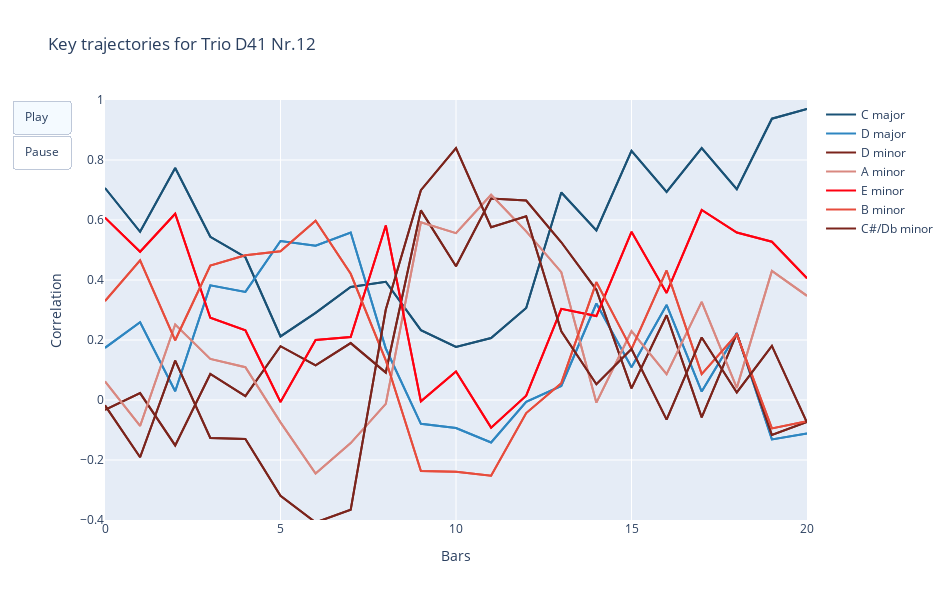

Here is the notebook cell this chart was saved with:
### Code cell
key_traj_interactive(24, title="Key trajectories for Trio D41 Nr.12")

### Figure 1 — Plotly figure (JSON) as saved in the notebook; plotly's stock layout.template omitted (floating-point values rounded to 4 significant figures)
{"data": [{"line": {"color": "#1a5276 "}, "mode": "lines", "showlegend": false, "type": "scatter", "x": [0, 1, 2, 3, 4, 5, 6, 7, 8, 9, 10, 11, 12, 13, 14, 15, 16, 17, 18, 19, 20], "y": [0.7066, 0.5606, 0.7731, 0.544, 0.4759, 0.212, 0.2903, 0.3768, 0.3941, 0.2327, 0.1766, 0.2066, 0.3068, 0.6915, 0.5655, 0.8303, 0.6938, 0.8396, 0.7025, 0.9376, 0.9698]}, {"line": {"color": "#1a5276 "}, "mode": "lines", "name": "C major", "type": "scatter", "x": [0, 1, 2, 3, 4, 5, 6, 7, 8, 9, 10, 11, 12, 13, 14, 15, 16, 17, 18, 19, 20], "y": [0.7066, 0.5606, 0.7731, 0.544, 0.4759, 0.212, 0.2903, 0.3768, 0.3941, 0.2327, 0.1766, 0.2066, 0.3068, 0.6915, 0.5655, 0.8303, 0.6938, 0.8396, 0.7025, 0.9376, 0.9698]}, {"line": {"color": " #2e86c1 "}, "mode": "lines", "showlegend": false, "type": "scatter", "x": [0, 1, 2, 3, 4, 5, 6, 7, 8, 9, 10, 11, 12, 13, 14, 15, 16, 17, 18, 19, 20], "y": [0.1738, 0.2593, 0.02901, 0.3822, 0.3603, 0.5299, 0.5143, 0.5582, 0.1715, -0.07947, -0.09335, -0.1417, -0.00609, 0.04686, 0.3217, 0.1092, 0.317, 0.02826, 0.2229, -0.1314, -0.1118]}, {"line": {"color": " #2e86c1 "}, "mode": "lines", "name": "D major", "type": "scatter", "x": [0, 1, 2, 3, 4, 5, 6, 7, 8, 9, 10, 11, 12, 13, 14, 15, 16, 17, 18, 19, 20], "y": [0.1738, 0.2593, 0.02901, 0.3822, 0.3603, 0.5299, 0.5143, 0.5582, 0.1715, -0.07947, -0.09335, -0.1417, -0.00609, 0.04686, 0.3217, 0.1092, 0.317, 0.02826, 0.2229, -0.1314, -0.1118]}, {"line": {"color": " #7b241c "}, "mode": "lines", "showlegend": false, "type": "scatter", "x": [0, 1, 2, 3, 4, 5, 6, 7, 8, 9, 10, 11, 12, 13, 14, 15, 16, 17, 18, 19, 20], "y": [-0.0325, 0.02293, -0.1514, 0.08669, 0.01284, 0.1792, 0.1152, 0.1896, 0.0915, 0.6322, 0.4461, 0.6713, 0.665, 0.5257, 0.3672, 0.03887, 0.2825, -0.05794, 0.2213, -0.1169, -0.07285]}, {"line": {"color": " #7b241c "}, "mode": "lines", "name": "D minor", "type": "scatter", "x": [0, 1, 2, 3, 4, 5, 6, 7, 8, 9, 10, 11, 12, 13, 14, 15, 16, 17, 18, 19, 20], "y": [-0.0325, 0.02293, -0.1514, 0.08669, 0.01284, 0.1792, 0.1152, 0.1896, 0.0915, 0.6322, 0.4461, 0.6713, 0.665, 0.5257, 0.3672, 0.03887, 0.2825, -0.05794, 0.2213, -0.1169, -0.07285]}, {"line": {"color": " #d98880 "}, "mode": "lines", "showlegend": false, "type": "scatter", "x": [0, 1, 2, 3, 4, 5, 6, 7, 8, 9, 10, 11, 12, 13, 14, 15, 16, 17, 18, 19, 20], "y": [0.06188, -0.08662, 0.2517, 0.137, 0.1094, -0.07469, -0.245, -0.1437, -0.01286, 0.592, 0.556, 0.6843, 0.5621, 0.426, -0.008807, 0.2293, 0.08586, 0.3271, 0.04048, 0.4301, 0.3473]}, {"line": {"color": " #d98880 "}, "mode": "lines", "name": "A minor", "type": "scatter", "x": [0, 1, 2, 3, 4, 5, 6, 7, 8, 9, 10, 11, 12, 13, 14, 15, 16, 17, 18, 19, 20], "y": [0.06188, -0.08662, 0.2517, 0.137, 0.1094, -0.07469, -0.245, -0.1437, -0.01286, 0.592, 0.556, 0.6843, 0.5621, 0.426, -0.008807, 0.2293, 0.08586, 0.3271, 0.04048, 0.4301, 0.3473]}, {"line": {"color": "#FF0010"}, "mode": "lines", "showlegend": false, "type": "scatter", "x": [0, 1, 2, 3, 4, 5, 6, 7, 8, 9, 10, 11, 12, 13, 14, 15, 16, 17, 18, 19, 20], "y": [0.608, 0.4942, 0.6207, 0.2743, 0.2324, -0.006852, 0.2001, 0.2098, 0.5816, -0.004521, 0.09505, -0.09212, 0.0143, 0.3038, 0.2797, 0.5605, 0.3569, 0.6332, 0.5581, 0.5275, 0.4057]}, {"line": {"color": "#FF0010"}, "mode": "lines", "name": "E minor", "type": "scatter", "x": [0, 1, 2, 3, 4, 5, 6, 7, 8, 9, 10, 11, 12, 13, 14, 15, 16, 17, 18, 19, 20], "y": [0.608, 0.4942, 0.6207, 0.2743, 0.2324, -0.006852, 0.2001, 0.2098, 0.5816, -0.004521, 0.09505, -0.09212, 0.0143, 0.3038, 0.2797, 0.5605, 0.3569, 0.6332, 0.5581, 0.5275, 0.4057]}, {"line": {"color": " #e74c3c  "}, "mode": "lines", "showlegend": false, "type": "scatter", "x": [0, 1, 2, 3, 4, 5, 6, 7, 8, 9, 10, 11, 12, 13, 14, 15, 16, 17, 18, 19, 20], "y": [0.3301, 0.4652, 0.199, 0.4481, 0.4822, 0.4957, 0.5978, 0.4208, 0.1324, -0.2366, -0.2392, -0.2524, -0.04345, 0.05619, 0.393, 0.1696, 0.4318, 0.0864, 0.2188, -0.09468, -0.07109]}, {"line": {"color": " #e74c3c  "}, "mode": "lines", "name": "B minor", "type": "scatter", "x": [0, 1, 2, 3, 4, 5, 6, 7, 8, 9, 10, 11, 12, 13, 14, 15, 16, 17, 18, 19, 20], "y": [0.3301, 0.4652, 0.199, 0.4481, 0.4822, 0.4957, 0.5978, 0.4208, 0.1324, -0.2366, -0.2392, -0.2524, -0.04345, 0.05619, 0.393, 0.1696, 0.4318, 0.0864, 0.2188, -0.09468, -0.07109]}, {"line": {"color": " #7b241c "}, "mode": "lines", "showlegend": false, "type": "scatter", "x": [0, 1, 2, 3, 4, 5, 6, 7, 8, 9, 10, 11, 12, 13, 14, 15, 16, 17, 18, 19, 20], "y": [-0.01785, -0.1908, 0.1313, -0.1264, -0.1297, -0.319, -0.4081, -0.3658, 0.3018, 0.6996, 0.8398, 0.576, 0.6124, 0.229, 0.05253, 0.1702, -0.06529, 0.2085, 0.02522, 0.1806, -0.07518]}, {"line": {"color": " #7b241c "}, "mode": "lines", "name": "C#/Db minor", "type": "scatter", "x": [0, 1, 2, 3, 4, 5, 6, 7, 8, 9, 10, 11, 12, 13, 14, 15, 16, 17, 18, 19, 20], "y": [-0.01785, -0.1908, 0.1313, -0.1264, -0.1297, -0.319, -0.4081, -0.3658, 0.3018, 0.6996, 0.8398, 0.576, 0.6124, 0.229, 0.05253, 0.1702, -0.06529, 0.2085, 0.02522, 0.1806, -0.07518]}], "layout": {"height": 600, "hovermode": "closest", "title": {"text": "Key trajectories for Trio D41 Nr.12"}, "updatemenus": [{"buttons": [{"args": [null, {"frame": {"duration": 500, "redraw": false}, "fromcurrent": true, "transition": {"duration": 3000, "easing": "quadratic-in-out"}}], "label": "Play", "method": "animate"}, {"args": [[null], {"frame": {"duration": 0, "redraw": false}, "mode": "immediate", "transition": {"duration": 0}}], "label": "Pause", "method": "animate"}], "type": "buttons"}], "width": 950, "xaxis": {"autorange": false, "range": [0, 20], "title": {"text": "Bars"}, "zeroline": false}, "yaxis": {"autorange": false, "range": [-0.4, 1], "title": {"text": "Correlation"}, "zeroline": false}}}
